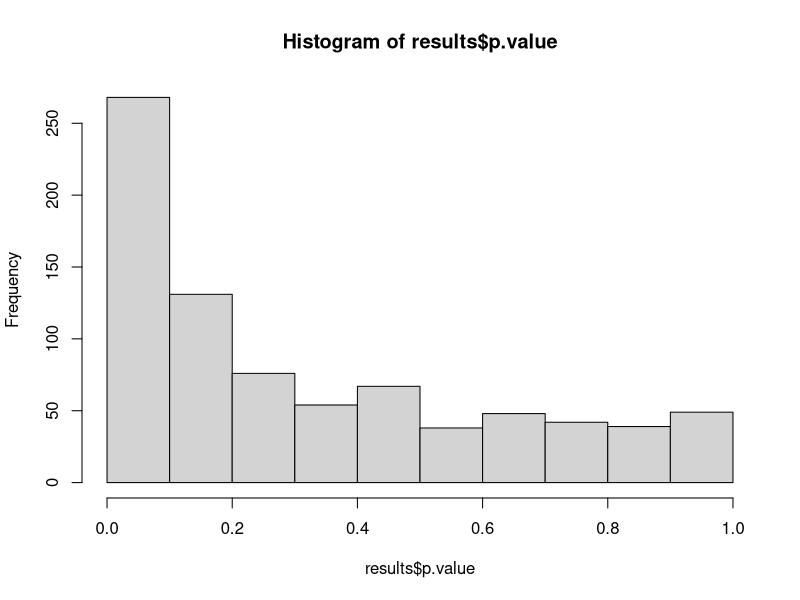
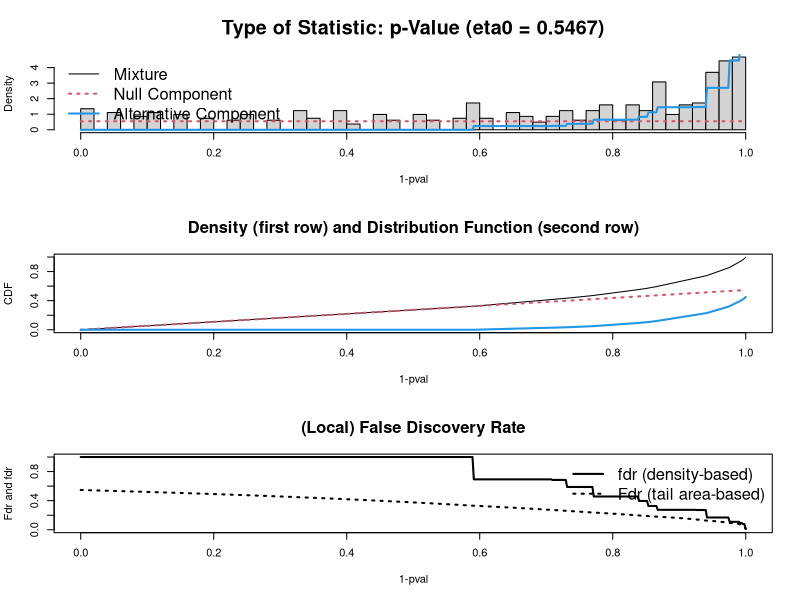
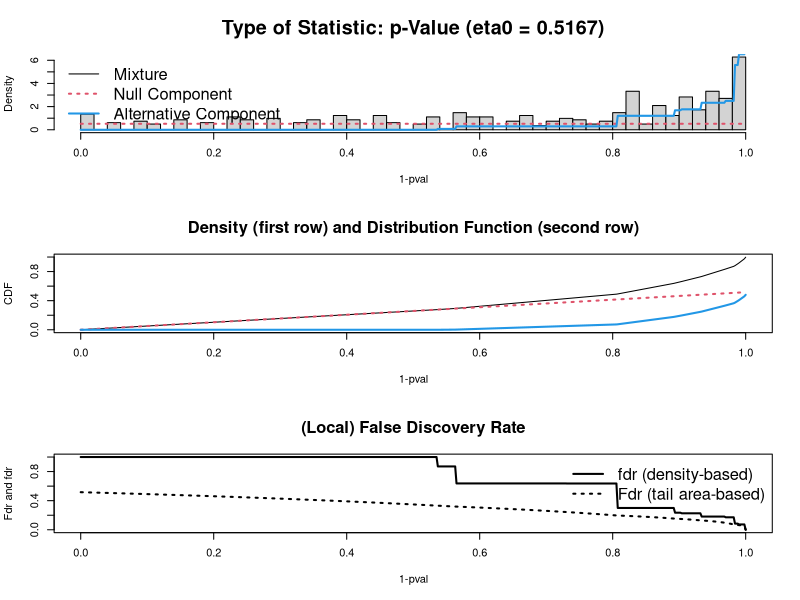
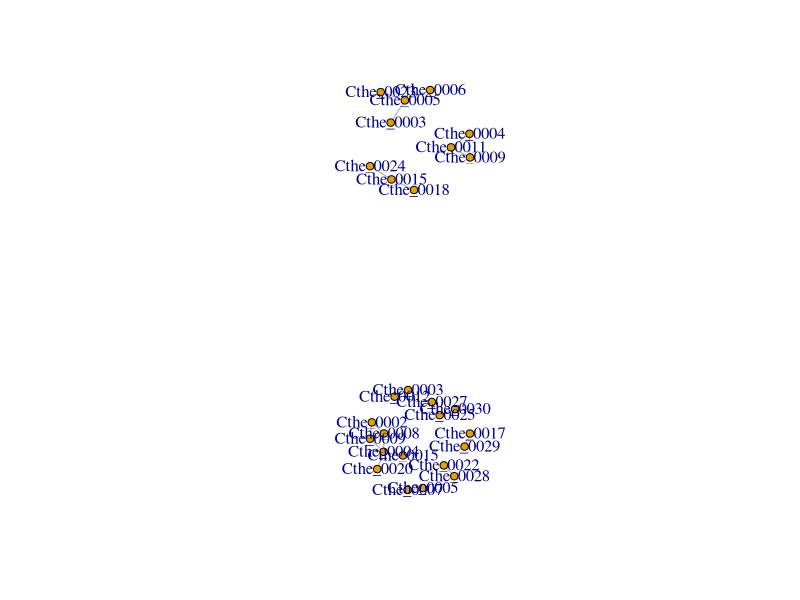
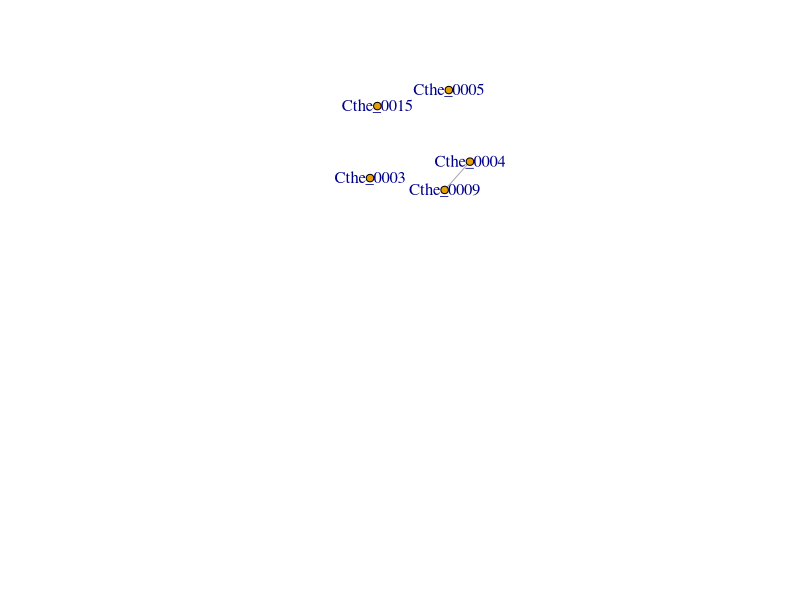

Source code (R) for these figures, in order:
library(vegan)
library(reshape)

##############################################
###### Read data and make it appropriate format  #####
##############################################
# read in your dataset here
dataset<-read.csv("sample_inputdata.csv")
head(dataset)

trts<-as.vector(unique(dataset$treatment))
trts

################################
###### Calculation perform here  #####
################################

results<-data.frame()
options(warnings=-1)
for(a in 1:length(trts)){
	# replace #treatment# with your actual variable name here that determines treatments
	temp<-subset(dataset, treatment==trts[a])
	
	# change #X# to the column where your first variable starts
	for(b in 3:(dim(temp)[2]-1)){
		#every species will be compared to every other species, so there has to be another loop that iterates down the rest of the columns
		for(c in (b+1):(dim(temp)[2])){
			
			#summing the abundances of species of the columns that will be compared
			species1.ab<-sum(temp[,b])
			species2.ab<-sum(temp[,c])
			#if the column is all 0's no co-occurrence will be performed
			if(species1.ab >0 & species2.ab >0){
				test<-cor.test(temp[,b],temp[,c],method="spearman",na.action=na.rm)
				rho<-test$estimate
				p.value<-test$p.value
			}
			
			if(species1.ab <=0 | species2.ab <= 0){
				rho<-0
				p.value<-1
			}	
			
			new.row<-data.frame(trts[a],names(temp)[b],names(temp)[c],rho,p.value,species1.ab,species2.ab)
			results<-rbind(results,new.row)			
			print(paste(c/dim(temp)[2]*100,"% Done of Treatment ",trts[a],sep=""))
		}
		
	}	
}

#######################
###### Visualization   #####
#######################
names(results)<-c("trt","taxa1","taxa2","rho","p.value","ab1","ab2")
head(results)
hist(results$p.value)

# change pvalues based on false discovery rate within each treatment
# install.packages("fdrtool")
library(fdrtool)
results_0<-subset(results, trt==0)
results_0$q.value<-fdrtool(results_0$p.value,statistic="pvalue")$qval
results_1<-subset(results, trt==1)
results_1$q.value<-fdrtool(results_1$p.value,statistic="pvalue")$qval

# trying this with the different treatments based on qvalues, this may be too conservative

library(igraph)
par(mfrow=c(2,1))
gLB0<-graph.edgelist(as.matrix(subset(results_0, q.value < 0.05)[,c(2:3)]),directed=F)
gLB1<-graph.edgelist(as.matrix(subset(results_1, q.value < 0.05)[,c(2:3)]),directed=F)
plot(gLB0)
plot(gLB1)
g_int<-graph.intersection(gLB0,gLB1,byname=T,keep.all.vertices=F)
plot(g_int)
